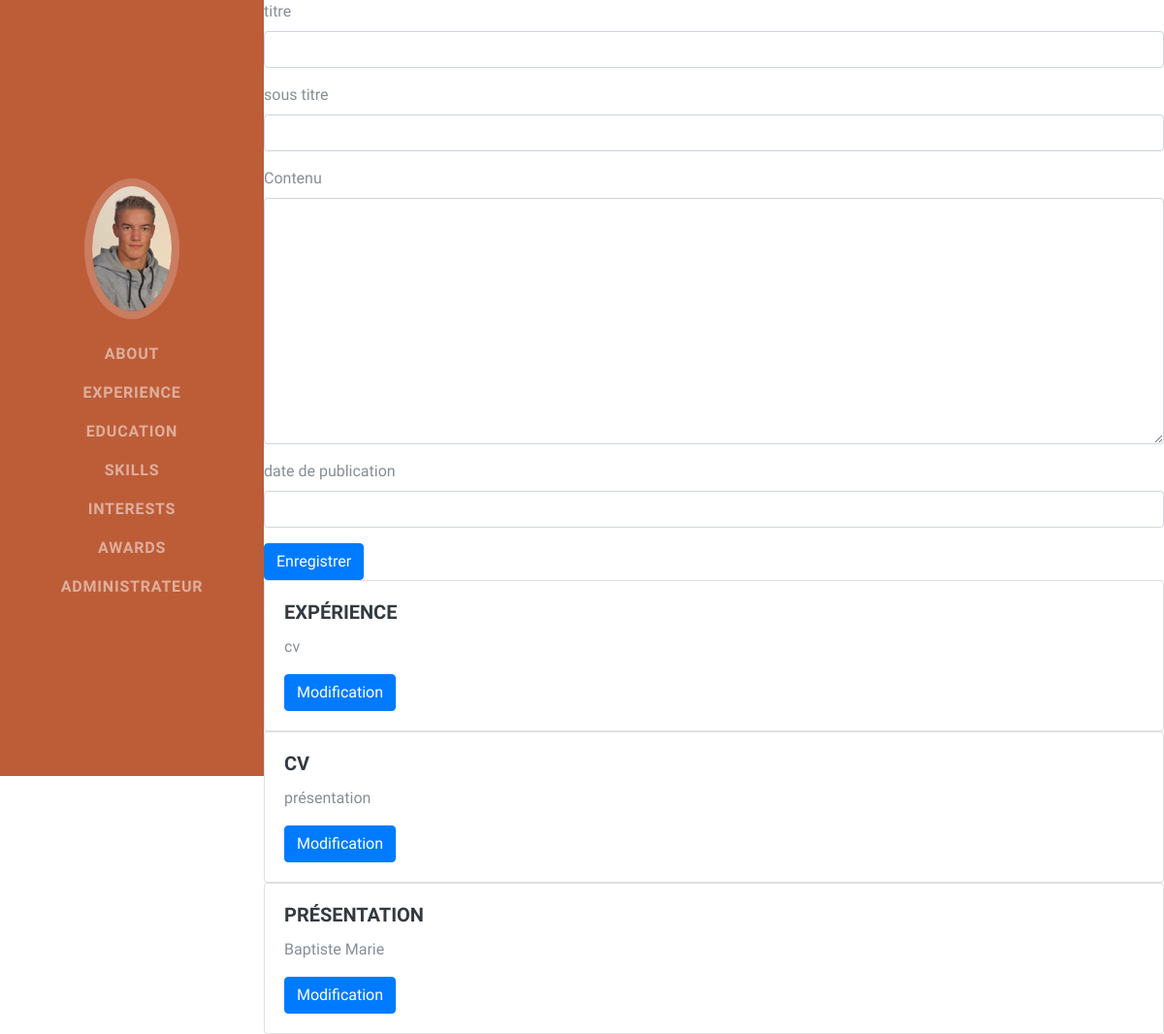
The page /BaptisteMarie/admin.php on the database its author committed.
### tables this page shows
CREATE TABLE `nom_de_la_table` (
  `idtitre` int(3) NOT NULL,
  `titre` varchar(20) DEFAULT NULL,
  `titre2` varchar(20) DEFAULT NULL,
  `information` varchar(250) DEFAULT NULL,
  `date` int(11) DEFAULT NULL
);

### BaptisteMarie/admin.php (the view, shortened to what this page needs)
<?php include('inc/header.inc.php');?>
<div class="starter-template">
    <form method="POST" action="" enctype='multipart/form-data'>
        <div class="form-group">
            <label for="titre">titre</label>
            <input type="texte" class="form-control" id="titre" name="titre">
        </div>
        <div class="form-group">
            <label for="titre">sous titre</label>
            <input type="texte" class="form-control" id="titre2" name="titre2">
        </div>
        <div class="form-group">
            <label for="contenu">Contenu</label>
            <textarea rows="10" class="form-control" id="information" name="information"></textarea>
        </div>
        <div class="form-group">
            <label for="titre">date de publication</label>
            <input type="texte" class="form-control" id="date" name="date">
        </div>
        <button type="submit" class="btn btn-primary">Enregistrer</button>
    </form>
    <?php
    $result = $bdd->query("SELECT * FROM nom_de_la_table ORDER BY idtitre DESC");
    while ($nom_de_la_table = $result->fetch(PDO::FETCH_OBJ)) { ?>
        <div class="card">
            <div class="card-body">
                <h5 class="card-title"><?php echo $nom_de_la_table->titre; ?></h5>
                <p><?php echo $nom_de_la_table->titre2; ?></p>
                <a href="modif.php?id=<?php echo $nom_de_la_table->idtitre; ?>" class="btn btn-primary">Modification</a>
            </div>
        </div>
    <?php
    }
    ?>
</div>

### rows shown on the page
nom_de_la_table: titre "EXPÉRIENCE", titre2 "cv"
nom_de_la_table: titre "CV", titre2 "présentation"
nom_de_la_table: titre "PRÉSENTATION", titre2 "Baptiste Marie"
